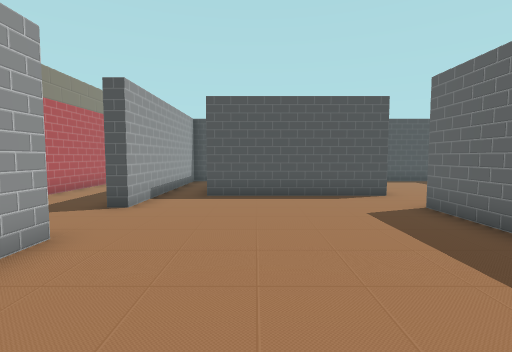
View 1 (above)

24 first-person views from a walk through a 3-D level made in the Unity game engine. The camera is 1.2 m above the floor, tilts 4° down and sees 85° across. The floor is counted in squares, 1 m on a side. Each view is taken from the middle of a square. On the plan, view 1 faces up. The plan holds only what a view shows up to about 13 squares ahead; the rest is blank. The place goes on beyond the plan.

View 2
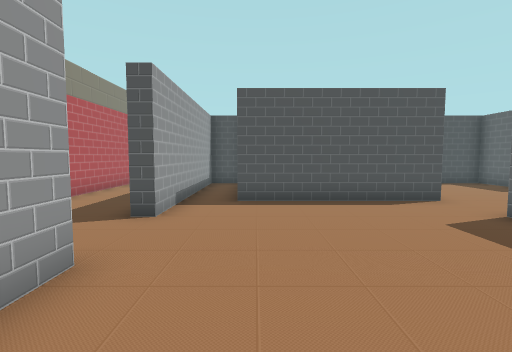

View 3
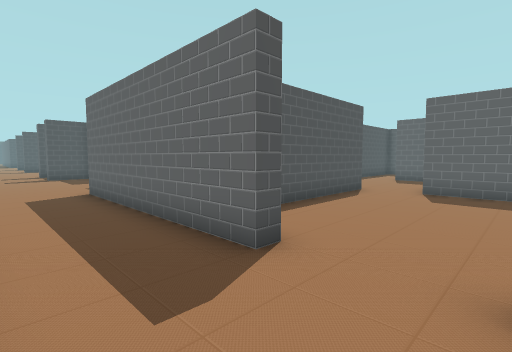

View 4
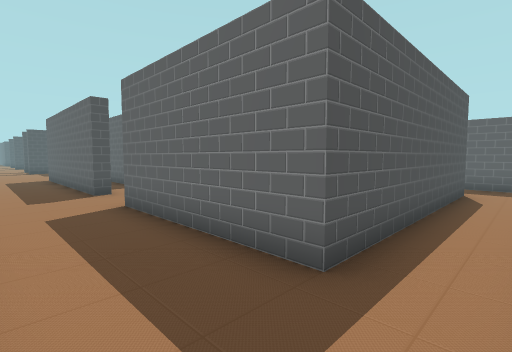

View 5
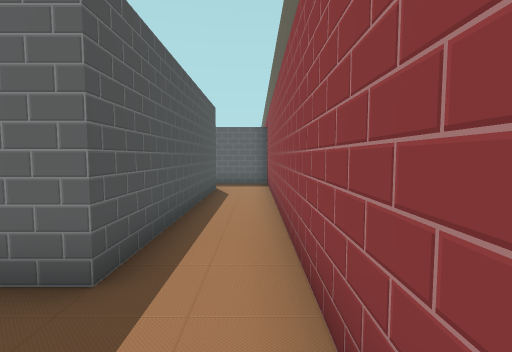

View 6
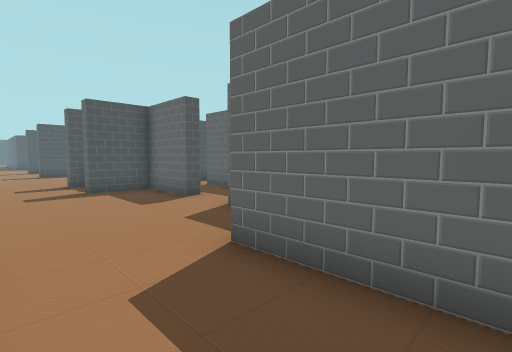

View 7
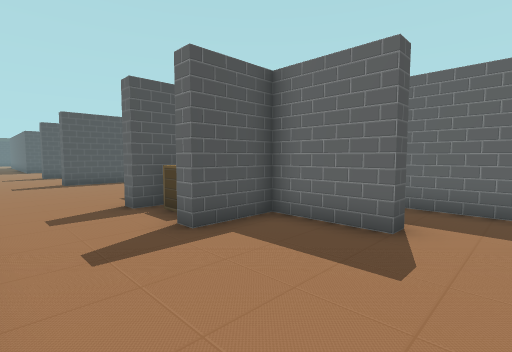

View 8
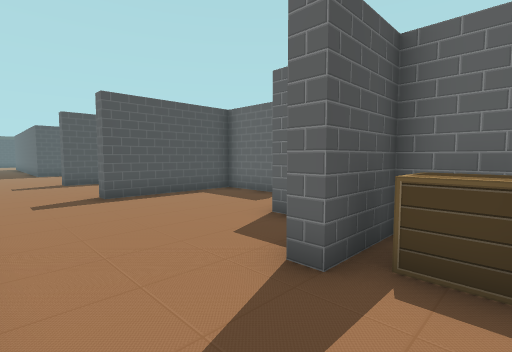

View 9
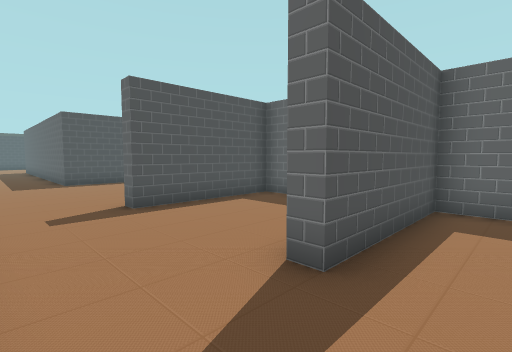

View 10
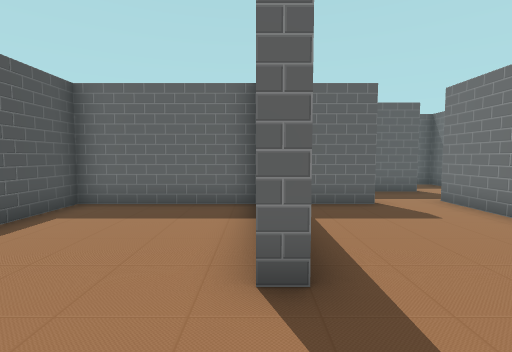

View 11
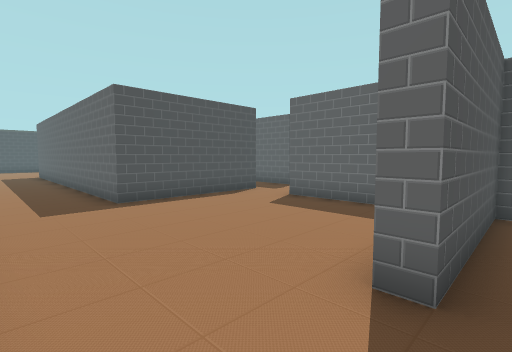

View 12
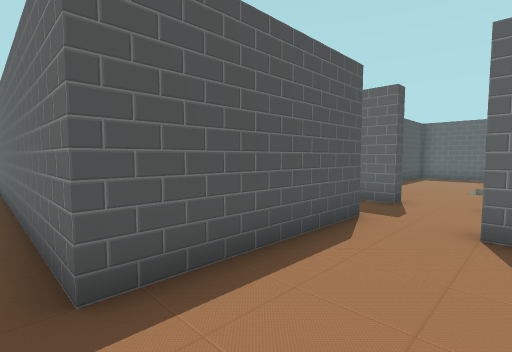

View 13
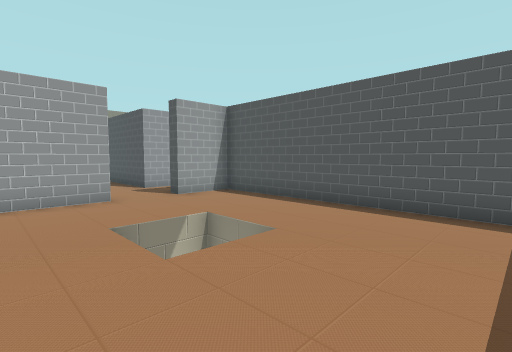

View 14
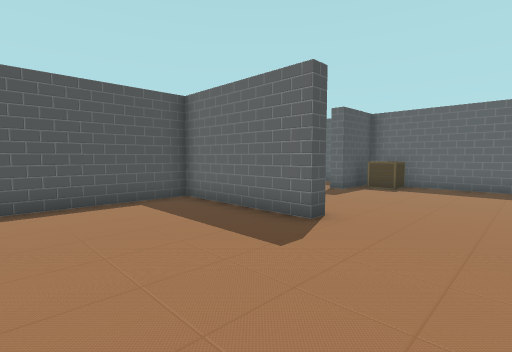

View 15
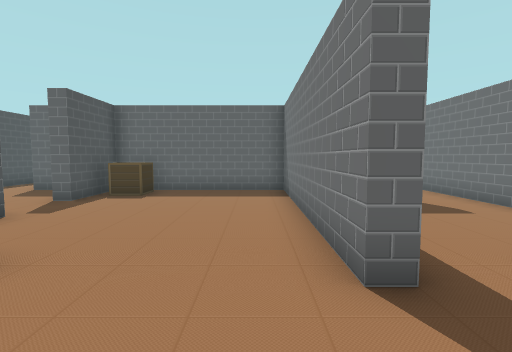

View 16
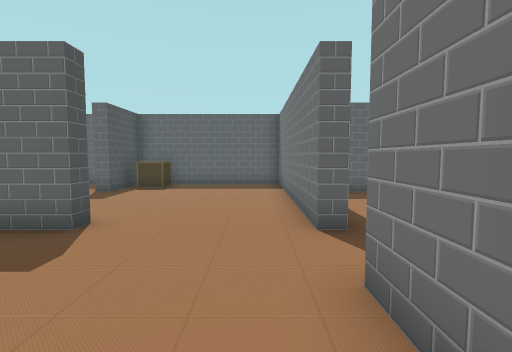

View 17
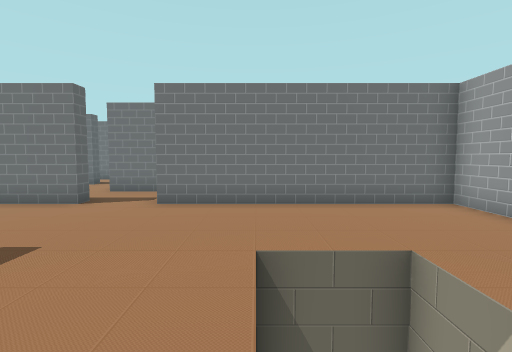

View 18
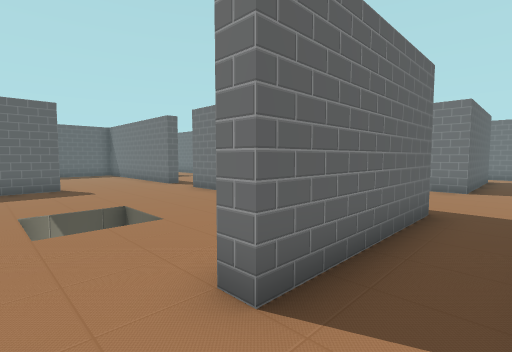

View 19
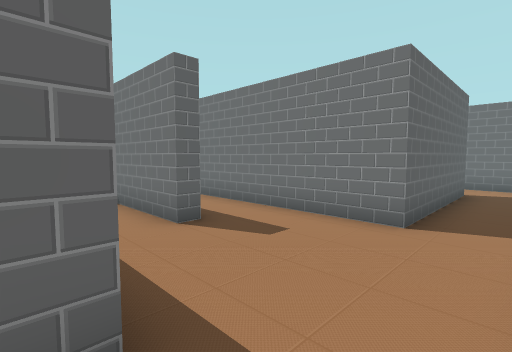

View 20
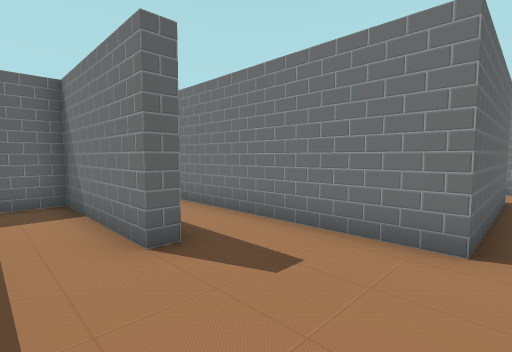

View 21
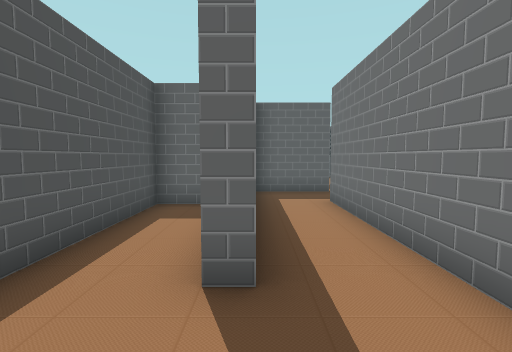

View 22
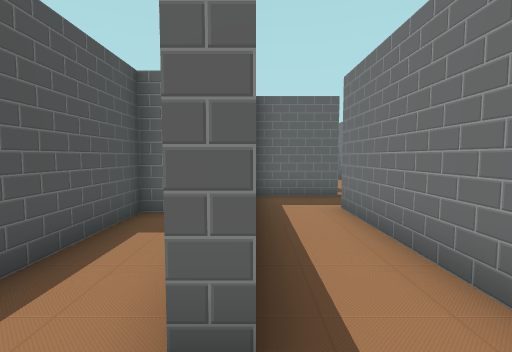

View 23
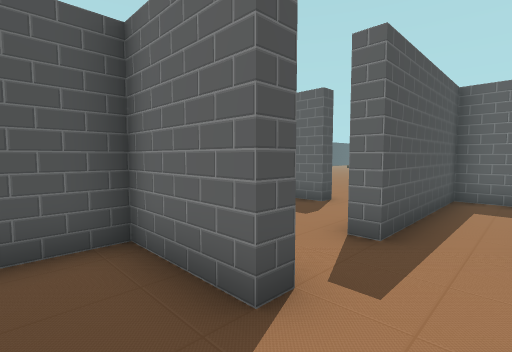

View 24
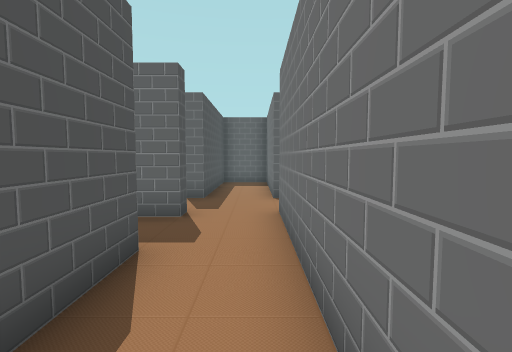

### Floor plan
Ten units are one square. View 1 is at (0, 0); x grows to the right and y downward. Boxes are objects, and circles mark ways between rooms. Rooms are numbered by the first view taken in them; rooms with no view inside come last. Other rooms are left out.
<svg viewBox="-70 -460 285 500">
<path fill="none" stroke="#000" d="M-9 -185 -15 -185 -15 -210 -35 -210 -35 -215M-15 -221 -15 -235 -35 -235 -35 -240M-18 -135 -30 -135 -30 -65 -35 -65 -35 -140M-65 -131 -65 -86M-15 -255 -15 -260M-6 -260 15 -260M-15 -95 -15 -110M10 -279 10 -305 -35 -305 -35 -310M41 -85 -15 -85M10 -310 10 -355 -35 -355 -35 -360M-30 -40 -30 -30M40 -42 40 -65M10 -378 10 -405M45 15 -35 15 -35 -40M-55 35 65 35 65 11M15 -425 -35 -425 -35 -455M141 -400 135 -400 135 -445 40 -445 40 -425M135 -354 135 -360 210 -360 210 -420 185 -420 185 -425M40 -405 40 -360 115 -360M35 -354 35 -405 40 -405M65 -329 65 -335 110 -335 110 -355 66 -355M40 -425 35 -425 35 -440M35 -266 35 -310 115 -310M15 -436 15 -425M135 -305 135 -330 121 -330M85 -285 140 -285M115 -305 95 -305M141 -305 135 -305M45 -235 60 -235 60 -241M191 -330 185 -330 185 -339M160 -310 195 -310M160 -285 206 -285M210 -285 210 -305 160 -305 160 -310M124 -335 140 -335"/>
<rect x="-25" y="-225" width="10" height="10" fill="#bbb"><title>other object</title></rect>
<rect x="195" y="-415" width="10" height="10" fill="#bbb"><title>other object</title></rect>
<circle cx="10" cy="-270" r="3" fill="#2a7"/>
<circle cx="10" cy="-415" r="3" fill="#2a7"/>
<circle cx="40" cy="-415" r="3" fill="#2a7"/>
<circle cx="125" cy="-360" r="3" fill="#2a7"/>
<circle cx="125" cy="-310" r="3" fill="#2a7"/>
<circle cx="140" cy="-295" r="3" fill="#2a7"/>
<circle cx="155" cy="-310" r="3" fill="#2a7"/>
<circle cx="140" cy="-345" r="3" fill="#2a7"/>
<text x="-20" y="-180">1</text>
<text x="120" y="-400">2</text>
<text x="50" y="-350">3</text>
<text x="90" y="-290">4</text>
<text x="170" y="-330">5</text>
<text x="170" y="-300">6</text>
<text x="130" y="-350">7</text>
</svg>
Room 1 opens to room 3. Room 2 opens to room 3. Room 2 opens to room 7. Room 3 opens to room 4. Room 4 opens to room 6. Room 5 opens to room 6. Room 5 opens to room 7.

Where each view was taken, in squares from view 1:
view 1: 0 up, 0 right, facing up
view 2: 1 up, 1 left, facing up
view 3: 4 up, 6 left, facing up-right
view 4: 3 down, 6 left, facing up-right
view 5: 3 down, 6 left, facing right
view 6: 11 up, 6 left, facing up-right
view 7: 17 up, 6 left, facing up-right
view 8: 22 up, 6 left, facing up-right
view 9: 29 up, 6 left, facing up-right
view 10: 31 up, 6 left, facing right
view 11: 35 up, 6 left, facing up-right
view 12: 40 up, 4 left, facing up-right
view 13: 38 up, 12 right, facing up-left
view 14: 37 up, 9 right, facing up-right
view 15: 37 up, 11 right, facing right
view 16: 37 up, 9 right, facing right
view 17: 43 up, 9 right, facing down
view 18: 42 up, 2 right, facing down-right
view 19: 36 up, 2 right, facing down-right
view 20: 35 up, 3 right, facing down-right
view 21: 33 up, 4 right, facing right
view 22: 33 up, 5 right, facing right
view 23: 29 up, 12 right, facing up-right
view 24: 29 up, 8 right, facing right
